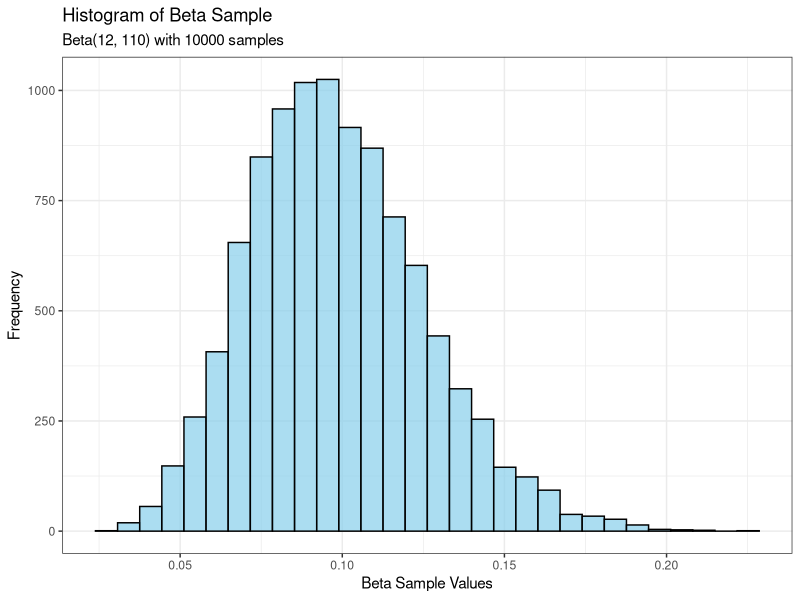
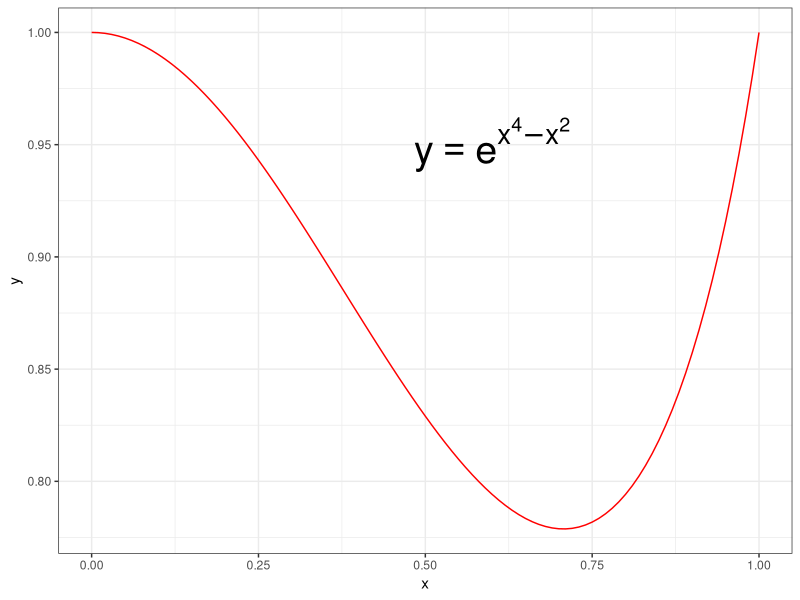

These charts were generated, in order, by the following R code:
## ---- chunk 1
set.seed(09252025)
## ---- chunk 2
prior_alpha <- 2
prior_beta <- 20

num_positives2 <- 10
num_samples <- 100

# Parameters of the Beta posterior distribution 2
posterior_alpha2 = prior_alpha + num_positives2
posterior_beta2 = prior_beta + num_samples - num_positives2 
## ---- chunk 3
(beta_2nd_moment_theory <- posterior_alpha2 * (posterior_alpha2 + 1) / ((posterior_alpha2 + posterior_beta2 + 1) * (posterior_alpha2 + posterior_beta2))) # Putting parentheses around line prints value
## ---- chunk 4
beta_integrand <- function(x){
  return(x^2 * dbeta(x, shape1 = posterior_alpha2, shape2 = posterior_beta2))
}

(beta_2nd_moment_det <- integrate(beta_integrand, lower = 0, upper = 1))
## ---- chunk 5
beta_mcarlo_iterations <- 10000

beta_sample <- rbeta(beta_mcarlo_iterations, shape1 = posterior_alpha2, shape2 = posterior_beta2)

(beta_2nd_moment_mc <- mean(beta_sample^2))
## ---- chunk 6
library(ggplot2)

ggplot(data.frame(beta_sample), aes(x = beta_sample)) +
  geom_histogram(bins = 30, fill = "skyblue", alpha = 0.7, color = "black") +
  labs(
    title = "Histogram of Beta Sample",
    subtitle = paste0("Beta(", posterior_alpha2, ", ", posterior_beta2, ") with ", beta_mcarlo_iterations, " samples"),
    x = "Beta Sample Values",
    y = "Frequency"
  ) +
  theme_bw()
## ---- chunk 7
(beta_mcarlo_error <- sd(beta_sample^2) / sqrt(beta_mcarlo_iterations))
## ---- chunk 8
c(
  beta_2nd_moment_mc - 1.96 * beta_mcarlo_error, 
  beta_2nd_moment_mc + 1.96 * beta_mcarlo_error
)
## ---- chunk 9
beta_2nd_moment_theory
beta_2nd_moment_det
beta_2nd_moment_mc

c(
  beta_2nd_moment_mc - 1.96 * beta_mcarlo_error, 
  beta_2nd_moment_mc + 1.96 * beta_mcarlo_error
)
## ---- chunk 10
(posterior_median_det <- qbeta(0.5, shape1=posterior_alpha2, shape2=posterior_beta2))

(posterior_bci <- c(qbeta(0.025, shape1=posterior_alpha2, shape2=posterior_beta2), qbeta(0.975, shape1=posterior_alpha2, shape2=posterior_beta2)))
## ---- chunk 11
(posterior_median_mc <- quantile(beta_sample, probs=0.5))

(posterior_bci <- quantile(beta_sample, probs=c(0.025, 0.975)))
## ---- chunk 12
integrand_function <- function(x){
  return(exp(x^4 - x^2))
}
## ---- chunk 13
library(ggplot2)

plot_data <- data.frame(x = seq(0, 1, length = 100)) # Make a vector for the x values

ggplot(data = plot_data, aes(x)) +
  geom_function(fun = integrand_function, colour = "red") +
  theme_bw() +
  annotate(
    geom = "text", 
    x = 0.6, 
    y = 0.95,
    label = "y == e^{x^4 - x^2}", 
    parse = TRUE,
    size = 10
  )
## ---- chunk 14
(det_int <- integrate(integrand_function, lower = 0, upper = 1))
## ---- chunk 15
names(det_int)

(det_int$value)
(det_int$message)
## ---- chunk 16
mcarlo_iterations <- 1000

unif_sample <- runif(mcarlo_iterations)
## ---- chunk 17
(mcarlo_int = mean(integrand_function(unif_sample))) 
## ---- chunk 18
(mcarlo_error <- sd(integrand_function(unif_sample)) / sqrt(mcarlo_iterations))
## ---- chunk 19
(c(
  mcarlo_int - 1.96 * mcarlo_error, 
  mcarlo_int + 1.96 * mcarlo_error
))
## ---- chunk 20
(det_int)
